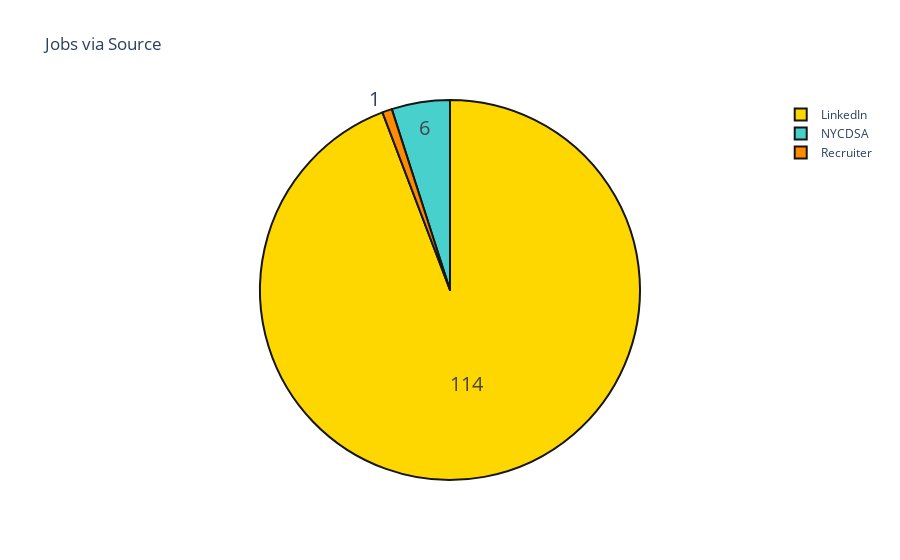

Here is the notebook cell this chart was saved with:
### Code cell
nycdsa = df.groupby('Source')['Company'].nunique().reset_index().rename(columns={'Company' : 'Positions'})
fig = px.pie(nycdsa, values='Positions', names='Source', title='Jobs via Source')
colors = ['gold', 'mediumturquoise', 'darkorange', 'lightgreen']
fig.update_traces(hoverinfo='label+percent', textinfo='value', textfont_size=20,
                  marker=dict(colors=colors, line=dict(color='#151515', width=2)))
fig.show()

### Figure 1 — Plotly figure (JSON) as saved in the notebook; plotly's stock layout.template omitted (floating-point values rounded to 4 significant figures)
{"data": [{"domain": {"x": [0.0, 1.0], "y": [0.0, 1.0]}, "hovertemplate": "Source=%{label}<br>Positions=%{value}<extra></extra>", "labels": ["LinkedIn", "NYCDSA", "Recruiter"], "legendgroup": "", "name": "", "showlegend": true, "values": [114, 6, 1], "type": "pie", "textfont": {"size": 20}, "marker": {"line": {"color": "#151515", "width": 2}, "colors": ["gold", "mediumturquoise", "darkorange", "lightgreen"]}, "hoverinfo": "label+percent", "textinfo": "value"}], "layout": {"legend": {"tracegroupgap": 0}, "title": {"text": "Jobs via Source"}}}
